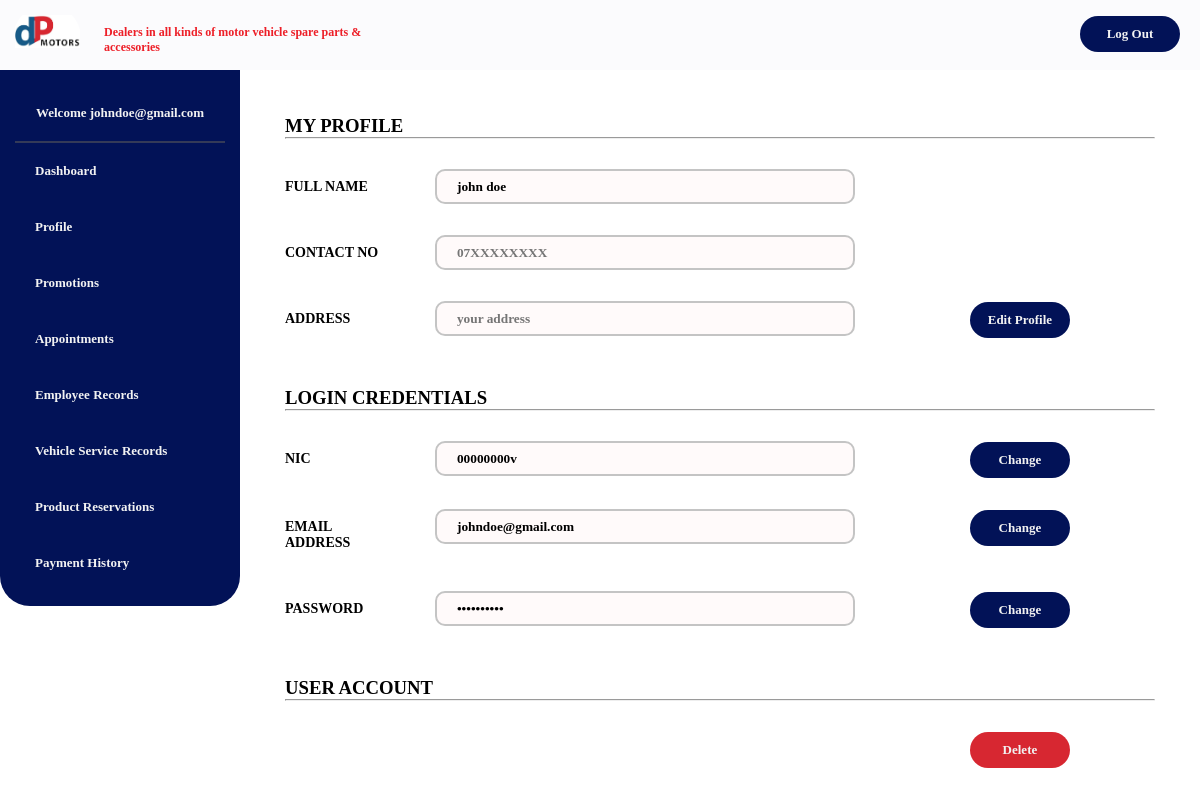
The page /UI/Manager/managerProfile/managerViewProfile.php (signed in) on the database its author committed.
### tables this page shows
CREATE TABLE IF NOT EXISTS `users` (
  `id` int(10) NOT NULL AUTO_INCREMENT,
  `fname` varchar(255) NOT NULL,
  `lname` varchar(255) NOT NULL,
  `email` varchar(255) NOT NULL,
  `nic` varchar(255) NOT NULL,
  `password` varchar(255) NOT NULL,
  `type` varchar(100) DEFAULT NULL,
  `contact` text,
  `address` text,
  `state` varchar(15) NOT NULL DEFAULT 'activated',
  PRIMARY KEY (`id`)
);

### UI/Manager/managerProfile/managerViewProfile.php (the view, shortened to what this page needs)
<?php
include '../../../includes/dbh.inc.php';
?>
<!DOCTYPE HTML>
<html lang="en">
<head>
    <link rel="stylesheet" href="../../../css/main.css">
</head>
<body>
        <?php include_once("../managerNav.php");?>
        <div class="col-16 content">
            <div class="col-12">
                <div class="row r3-1">
                    <div class="col-12">
                        <h3 class="title"><b> MY PROFILE <hr></b><h3></h2>
                    </div>
                </div>
               <?php  $sql = "SELECT * FROM users WHERE id='{$_SESSION['id']}'";
                $result = mysqli_query($conn, $sql);
                if (mysqli_num_rows($result) > 0) {
                    while ($row = mysqli_fetch_assoc($result)) {
                ?>
                <div class="row r3-3">
                    <div class="col-2 profileLabel">
                        <label>FULL NAME </label>
                    </div>
                    <div class="col-6 profileform">
                        <input type="text" class="profileV" name="name" value="<?php echo $row['fname']; ?> <?php echo $row['lname']; ?>">
                    </div>
                    <div class="col-4 hide-in-small"> </div>
                </div>
                <div class="row r3-7">
                    <div class="col-2 profileLabel">
                        <label>CONTACT NO</label>
                    </div>
                    <div class="col-6 profileform">
                        <input type="text" class="profileV" name="contact" placeholder="07XXXXXXXX" value="<?php echo $row['contact']; ?>">
                    </div>
                    <div class="col-4 hide-in-small"> </div>
                </div>
                <div class="row r3-8">
                    <div class="col-2 profileLabel">
                        <label>ADDRESS </label>
                    </div>
                    <div class="col-6 profileform">
                        <input type="text" class="profileV" name="address" placeholder="your address" value="<?php echo $row['address']; ?>">
                    </div>
                    <div class="col-4 buttons-inline">
                        <form action="./managerUpdateProfile.php">
                            <button class="navButton"> Edit Profile </button>
                        </form>
                    </div>
                </div>
               <div class="row r3-1">
                    <div class="col-12">
                        <br>
                        <h3 class="title"><b> LOGIN CREDENTIALS <hr></b><h3></h2>
                    </div>
                </div>
                <div class="row r3-5">
                    <div class="col-2 profileLabel">
                        <label>NIC </label>
                    </div>
                    <div class="col-6 profileform">
                        <input type="text" class="profileV" name="nic" value="<?php echo $row['nic']; ?>">
                    </div>
                    <div class="col-4 buttons-inline">
                        <form action="./managerChangeNIC.php">
                            <button class="navButton"> Change </button>
                        </form>
                    </div>
                </div>
                <div class="row r3-6">
                    <div class="col-2 profileLabel">
                        <label>EMAIL ADDRESS </label>
                    </div>
                    <div class="col-6 profileform">
                        <input type="text" class="profileV" name="email" value="<?php echo $row['email']; ?>">
                    </div>
                    <div class="col-4 buttons-inline">
                        <form action="./managerChangeEmail.php">
                            <button class="navButton"> Change </button>
                        </form>
                    </div>
                </div>
                <div class="row r3-9">
                    <div class="col-2 profileLabel">
                        <label>PASSWORD</label>
                    </div>
                    <div class="col-6 profileform">
                        <input type="password" class="profileV" name="password" value="**********">
                    </div>
                    <div class="col-4 buttons-inline">
                        <form action="./managerChangePassword.php">
                            <button class="navButton"> Change</button>
                        </form>
                    </div>
                </div>
            <?php
                }
            }
            ?>
                <div class="row r3-1">
                    <div class="col-12">
                        <br>
                        <h3 class="title"><b> USER ACCOUNT<hr></b><h3></h2>
                    </div>
                </div>
                <div class="row r3-9">
                    <div class="col-2 profileLabel"> </div>
                    <div class="col-6 profileform"></div>
                    <div class="col-4 buttons-inline">
                        <form action="./managerDeleteAccount.php">
                            <button class="navButton delete"> Delete  </button>
                        </form>
                    </div>
                </div>
        </div>
    </div>
</body>
</html>

### css/responsive.css (style rules this page uses)
* { margin:0; padding:0; font-family: 'Tahoma'; font-weight:bold; box-sizing:border-box; }
[class*="col-"] { float: left; padding: 15px; border: 0px solid red; }
.row::after { content: ""; clear: both; display: table; }
.col-2 { width: 16.66%; }
.col-4 { width: 33.33%; }
.col-6 { width: 50%; }
.col-12 { width: 100%; }
.col-16 { width: 80%; }
button { border-radius:25px; }
.navButton { border: none; background-color:#021257; width: 100px; padding: 10px 10px; transition-duration:0.4s; cursor: pointer; margin: 1px 5px; text-align: center; text-decoration: none; color:#F2F2F2; font-size: 13px; font-weight: bold; }

### css/profile.css (style rules this page uses)
.profileLabel { text-align: left; font-size:12px; color: rgb(8, 8, 8); }
.profileform { text-align: left; }
.profileV { width:100%; height:35px; border-radius: 10px; border: 2px solid #C4C4C4; background: #FFFAFA; }
.delete { background-color: #D72731; }

### css/customer.css (style rules this page uses)
.buttons-inline { display: flex; justify-content: center; }

### css/form.css (style rules this page uses)
label { padding: 10px 10px 10px 0; display: inline-block; color: #000000; font-size: 14px; font-weight: 600; }

### UI/Manager/managerProfile/managerViewProfile.php (style rules this page uses)
input[type=text], input[type=password] { padding: 12px 20px; }

### rows shown on the page
users: name "john doe", nic "00000000v", email "johndoe@gmail.com"

### other values the page prints
$email "johndoe@gmail.com"
